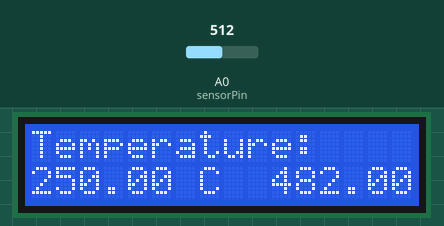
This sketch was run on a simulated Arduino Uno, built with avr-gcc and run on an emulated ATmega328P. On the bench: 16×2 character LCD. The inputs (shaded band) are chosen by the test bench; at power-on: A0 (sensorPin) = 512.

Above: at 1.2 s.
1.3 s: A0 (sensorPin) set to 223
At 3.0 s:
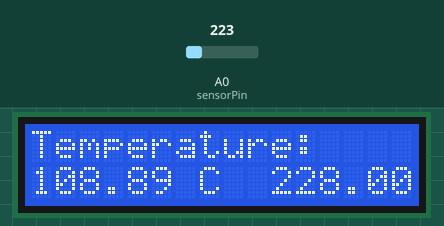
3.5 s: A0 (sensorPin) set to 186
At 4.7 s:
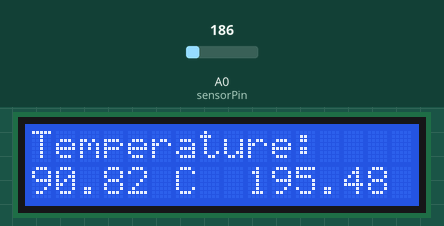
5.5 s: A0 (sensorPin) set to 86
At 6.5 s:
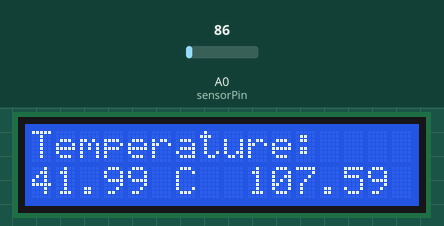
7.5 s: A0 (sensorPin) set to 74
At 9.2 s:
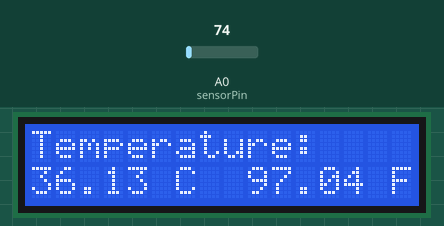
9.5 s: A0 (sensorPin) set to 23
At 11.2 s:
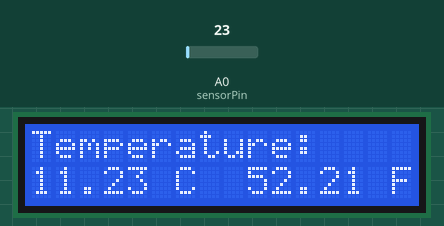
11.6 s: A0 (sensorPin) set to 18
At 12.9 s:
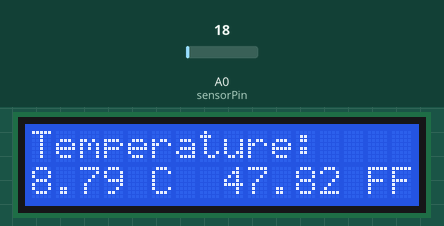
Timing chart, 0 to 14.6 s (numbered marks = the images above; inputs shaded):
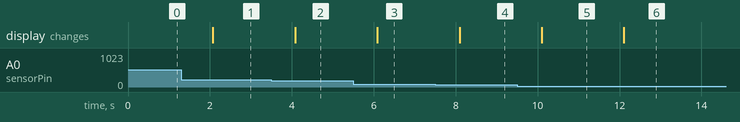

The sketch:

how_to_interface_temperature_sensor_and_lcd_with_arduino1.ino
```cpp
#include <LiquidCrystal.h>

// Initialize the LCD with RS, E, D4, D5, D6, D7 pins
LiquidCrystal lcd(12, 11, 5, 4, 3, 2);

int sensorPin = A0;  // Temperature sensor connected to analog pin A0
float degree;
float realDegree;
float temperatureC;
float temperatureF;

void setup() {
  lcd.begin(16, 2);  // Initialize the LCD with 16 columns and 2 rows
  lcd.setCursor(0, 0);
  lcd.print("Temperature:");
}

void loop() {
  degree = analogRead(0);  // Read analog value from the sensor
  realDegree = degree / 1024.0;  // Normalize value (range: 0 to 1)
  realDegree = realDegree * 5.0;  // Convert to voltage scale
  temperatureC = realDegree * 100.0;  // Convert voltage to Celsius

  lcd.setCursor(0, 1);  // Move to the second line
  lcd.print(temperatureC);
  lcd.print(" C  ");

  temperatureF = (temperatureC * 9.0 / 5.0) + 32.0;  // Convert Celsius to Fahrenheit
  lcd.print(temperatureF);
  lcd.print(" F");

  delay(1000);  // Wait for 1 second before updating the display
}
```

Measured:
- the behaviour switches between 205 and 204 on A0 (sensorPin) (found by bisection; images 1 and 2)
- the behaviour switches between 78 and 77 on A0 (sensorPin) (found by bisection; images 3 and 4)
- the behaviour switches between 21 and 20 on A0 (sensorPin) (found by bisection; images 5 and 6)
- after the input at 1.3 s, the display: changes after 0.77 s (image 1)
- after the input at 3.5 s, the display: changes after 0.58 s (image 2)
- after the input at 5.5 s, the display: changes after 0.59 s (image 3)
- after the input at 7.5 s, the display: changes after 0.59 s (image 4)
- after the input at 9.5 s, the display: changes after 0.60 s (image 5)
- after the input at 11.6 s, the display: changes after 0.51 s (image 6)
